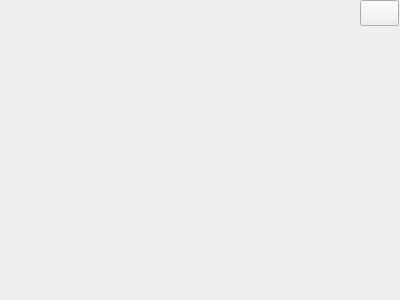
<?xml version="1.0" encoding="UTF-8"?>
<ui version="4.0">
 <class>Configuracion</class>
 <widget class="QWidget" name="Configuracion">
  <property name="geometry">
   <rect>
    <x>0</x>
    <y>0</y>
    <width>400</width>
    <height>300</height>
   </rect>
  </property>
  <property name="windowTitle">
   <string>Form</string>
  </property>
  <widget class="QPushButton" name="retrocederBtn">
   <property name="geometry">
    <rect>
     <x>360</x>
     <y>0</y>
     <width>39</width>
     <height>26</height>
    </rect>
   </property>
   <property name="text">
    <string/>
   </property>
  </widget>
 </widget>
 <resources/>
 <connections/>
</ui>
